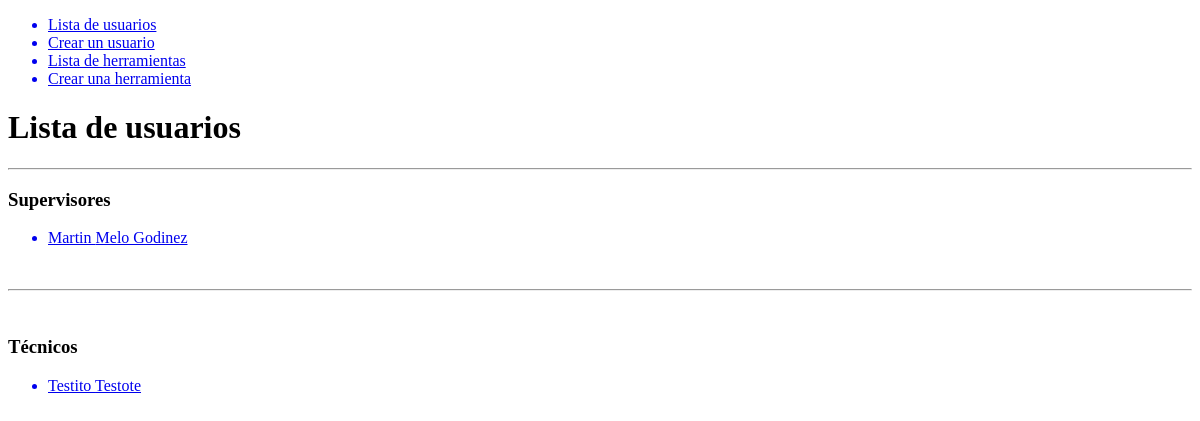
The page /accounts/ on the database as committed earlier.
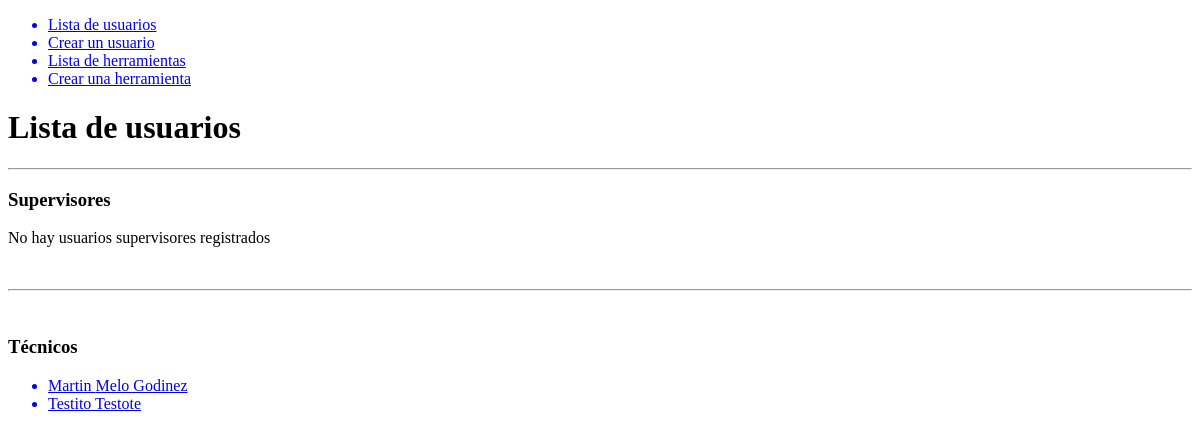
The same page on the database as committed later.
### accounts/models.py (models this page shows, shortened)
class WorkerUser(AbstractUser):
    phone_number = models.CharField(max_length=13)
    job_title = models.CharField(max_length=140)
    rest_time = models.CharField(max_length=140)

### accounts/views.py (the view)
# urls.py: path('', ListUsers, name='list'),
def ListUsers(request):
    supervisors = WorkerUser.objects.filter(is_staff=True, is_active=True, is_superuser=False)
    technicians = WorkerUser.objects.filter(is_staff=False, is_active=True, is_superuser=False)
    template_name = 'accounts/list.html'
    context = {
        'supervisors': supervisors,
        'technicians': technicians
    }
    return render(request, template_name, context)

### accounts/templates/accounts/list.html (shortened to what this page needs)
{% extends 'base.html' %}
{% block content %}
    <h1>Lista de usuarios</h1>
    <hr>
    <h3>Supervisores</h3>
    {% if supervisors|length > 0 %}
        <ul>
        {% for supervisor in supervisors %}
            <a href="{% url 'accounts:detail' supervisor.id %}">
                <li>{{ supervisor.first_name }} {{ supervisor.last_name }}</li>
            </a>
        {% endfor %}
        </ul>
    {% else %}
        <p>No hay usuarios supervisores registrados</p>
    {% endif %}
    <br>
    <hr>
    <br>
    <h3>Técnicos</h3>
    {% if technicians|length > 0 %}
        <ul>
        {% for technician in technicians %}
            <a href="{% url 'accounts:detail' technician.id %}">
                <li>{{ technician.first_name }} {{ technician.last_name }}</li>
            </a>
        {% endfor %}
    {% else %}
        <p>No hay usuarios técnicos registrados</p>
    {% endif %}
{% endblock content %}

Rows that differ between the two databases and show on the page:
changed WorkerUser "Martin": moves from the list under "Supervisores" to the list under "Técnicos"
Other text that changed with them:
text now shown: "No hay usuarios supervisores registrados"
